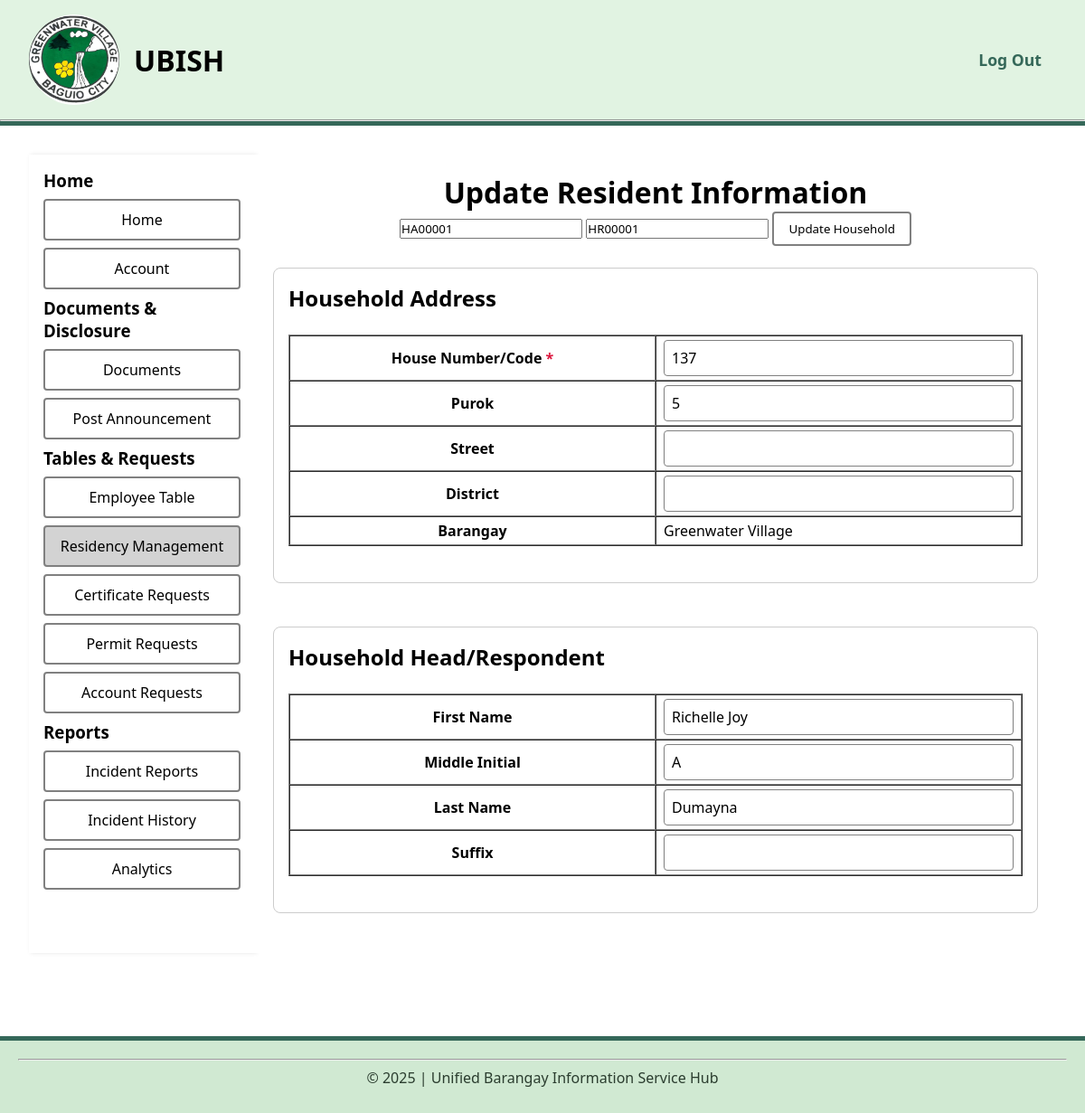
The page /pages/main/household/edit_household.php?household_id=HH00001 (signed in) on the database its author committed.
### tables this page shows
CREATE TABLE `household_addresses` (
  `household_address_id` varchar(10) NOT NULL,
  `house_number` varchar(10) NOT NULL,
  `purok` varchar(100) DEFAULT NULL,
  `street` varchar(100) DEFAULT NULL,
  `district` varchar(100) DEFAULT NULL,
  `barangay` varchar(100) NOT NULL DEFAULT 'Greenwater Village'
);

CREATE TABLE `household_respondents` (
  `household_respondent_id` varchar(10) NOT NULL,
  `first_name` varchar(255) NOT NULL,
  `middle_initial` varchar(5) DEFAULT NULL,
  `last_name` varchar(255) NOT NULL,
  `suffix` varchar(5) DEFAULT NULL
);

### config/dbfetch.php (called while the page is built, shortened)
<?php
    include __DIR__ . '/dbconfig.php';
    $accessQuery = "SELECT access_level FROM employee_details WHERE emp_id = :emp_id";
    $access = $pdo->prepare($accessQuery);
    $access->execute([":emp_id" => $_SESSION['emp_id']]);
    $accessLevel = $access->fetchColumn();
?>

### pages/main/household/edit_household.php (the view, shortened to what this page needs)
<?php
    include '../../../config/dbfetch.php';
    $householdId = $_GET['household_id'] ?? ($_POST['household_id'] ?? null);
    $stmt = $pdo->prepare("SELECT household_address_id, household_respondent_id FROM households WHERE household_id = :household_id");
    $stmt->execute(['household_id' => $householdId]);
    $ids = $stmt->fetch(PDO::FETCH_ASSOC);
    $addressId = $ids['household_address_id'];
    $respondentId = $ids['household_respondent_id'];
    $addressQuery = "SELECT * FROM household_addresses WHERE household_address_id = :address_id";
    $addressStmt = $pdo->prepare($addressQuery);
    $addressStmt->execute(['address_id' => $addressId]);
    $addressData = $addressStmt->fetch(PDO::FETCH_ASSOC);
    $respondentQuery = "SELECT * FROM household_respondents WHERE household_respondent_id = :respondent_id";
    $respondentStmt = $pdo->prepare($respondentQuery);
    $respondentStmt->execute(['respondent_id' => $respondentId]);
    $respondentData = $respondentStmt->fetch(PDO::FETCH_ASSOC);
?>
<!DOCTYPE html>
<html lang="en">
<head>
    <link rel="stylesheet" href="../../../assets/css/style.css">
</head>
<body>
    <header>
        <div class="navigation">
            <div class="logo">
                <img src="../../../assets/img/greenwater-village-logo.jpg" alt="Greenwater Village Logo">
                <h1>UBISH</h1>
            </div>
            <form method="POST">
                <nav>
                    <ul>
                        <li>
                            <button class="logout" style="cursor: pointer;" name="logout">Log Out</button>
                        </li>
                    </ul>
                </nav>
            </form>
        </div>
        <hr>
    </header>
    <main>
        <div class="dashboard-main">
            <div class="dashboard-sidebar">
                <ul>
                    <h3>Home</h3>
                    <li><a href="../../main/dashboard.php">Home</a></li>
                    <li><a href="../../main/account.php">Account</a></li>
                    <h3>Documents & Disclosure</h3>
                    <li><a href="../../main/documents.php">Documents</a></li>
                    <li><a href="../../main/announcements.php">Post Announcement</a></li>
                    <h3>Tables & Requests</h3>
                    <li><a href="../../main/employee_table.php">Employee Table</a></li>
                    <?php if ($accessLevel >= 2) { echo '<li class="active"><a href="../../main/residency_management.php">Residency Management</a></li>'; } ?>
                    <?php if ($accessLevel >= 2) { echo '<li><a href="../../main/certificates.php">Certificate Requests</a></li>'; } ?>
                    <?php if ($accessLevel >= 2) { echo '<li><a href="../../main/permits.php">Permit Requests</a></li>'; } ?>
                    <?php if ($accessLevel >= 3) { echo '<li><a href="../../main/account_requests.php">Account Requests</a></li>'; } ?>
                    <h3>Reports</h3>
                    <?php if ($accessLevel >= 2) { echo '<li><a href="../../main/incidents.php">Incident Reports</a></li>'; }  ?>
                    <li><a href="../main/incident_table.php">Incident History</a></li>
                    <li><a href="../main/reports.php">Analytics</a></li>
                </ul>
            </div>
            <div class="dashboard-content">
                <center>
                    <h1>Update Resident Information</h1>
                </center>
                <div class="household-information">
                    <form method="POST">
                        <div class="household-information-actions">
                            <input type="text" name="address_id" value="<?php echo htmlspecialchars($addressData['household_address_id'] ?? ''); ?>">
                            <input type="text" name="respondent_id" value="<?php echo htmlspecialchars($respondentData['household_respondent_id'] ?? ''); ?>">
                            <button type="submit" name="update-household" class="custom-cancel-button">Update Household</button>
                        </div>
                        <div class="household-details" style="border:1px solid #ccc; margin: 24px auto; border-radius:8px; padding:16px;">
                            <h2>Household Address</h2>
                            <table border="1" cellspacing="0" style="width:100%; table-layout:fixed;">
                                <tr>
                                    <th>House Number/Code <span style="color: crimson; cursor: help;" title="Required">*</span></th>
                                    <td>
                                        <input type="text" name="house_number" class="edit-residency-input" value="<?php echo htmlspecialchars($addressData['house_number'] ?? ''); ?>" >
                                    </td>
                                </tr>
                                <tr>
                                    <th>Purok</th>
                                    <td>
                                        <input type="text" name="purok" class="edit-residency-input" value="<?php echo htmlspecialchars($addressData['purok'] ?? ''); ?>" >
                                    </td>
                                </tr>
                                <tr>
                                    <th>Street</th>
                                    <td>
                                        <input type="text" name="street" class="edit-residency-input" value="<?php echo htmlspecialchars($addressData['street'] ?? ''); ?>" >
                                    </td>
                                </tr>
                                <tr>
                                    <th>District</th>
                                    <td>
                                        <input type="text" name="district" class="edit-residency-input" value="<?php echo htmlspecialchars($addressData['district'] ?? ''); ?>" >
                                    </td>
                                </tr>
                                <tr>
                                    <th>Barangay</th>
                                    <td>
                                        Greenwater Village
                                    </td>
                                </tr>
                            </table>
                        </div>
                        <div class="respondent-details" style="border:1px solid #ccc; margin: 24px auto; border-radius:8px; padding:16px;">
                            <h2>Household Head/Respondent</h2>
                            <table border="1" cellspacing="0" style="width:100%; table-layout:fixed;">
                                <tr>
                                    <th>First Name</th>
                                    <td>
                                        <input type="text" name="first_name" class="edit-residency-input" value="<?php echo htmlspecialchars($respondentData['first_name'] ?? ''); ?>" >
                                    </td>
                                </tr>
                                <tr>
                                    <th>Middle Initial</th>
                                    <td>
                                        <input type="text" name="middle_initial" class="edit-residency-input" value="<?php echo htmlspecialchars($respondentData['middle_initial'] ?? ''); ?>" maxlength="5">
                                    </td>
                                </tr>
                                <tr>
                                    <th>Last Name</th>
                                    <td>
                                        <input type="text" name="last_name" class="edit-residency-input" value="<?php echo htmlspecialchars($respondentData['last_name'] ?? ''); ?>" >
                                    </td>
                                </tr>
                                <tr>
                                    <th>Suffix</th>
                                    <td>
                                        <input type="text" name="suffix" class="edit-residency-input" value="<?php echo htmlspecialchars($respondentData['suffix'] ?? ''); ?>" maxlength="10">
                                    </td>
                                </tr>
                            </table>
                        </div>
                    </form>
                </div>
            </div>
        </div>
    </main>
    <footer>
        <hr>
        <p><?php echo "&copy; " . date('Y') . " | Unified Barangay Information Service Hub"; ?></p>
    </footer>
</body>
</html>

### assets/css/style.css (style rules this page uses)
* { margin: 0; padding: 0; box-sizing: border-box; font-family: 'Segoe UI', Tahoma, Geneva, Verdana, sans-serif; }
body { display: grid; grid-template-rows: auto 1fr auto; min-height: 100vh; }
.navigation { display: flex; align-items: center; justify-content: space-between; margin: 16px 32px; }
.logo { display: flex; align-items: center; justify-content: center; text-align: center; }
.logo h1 { padding-left: 16px; }
.logo img { display: block; width: 100px; height: 100px; border-radius: 50%; object-fit: cover; }
nav ul { display: flex; align-items: center; justify-content: center; }
nav ul li { padding: 0 16px; list-style-type:none; }
main { margin: 32px; }
form { display: flex; flex-direction: column; align-items: center; justify-content: center; }
button.logout { border: none; background-color: white; font-size: 16px; }
.dashboard-main { display: grid; grid-template-columns: 250px 1fr; grid-template-rows: 1fr; min-height: 100vh; }
.dashboard-sidebar { grid-area: 1 / 1 / 2 / 2; overflow-y: auto; padding: 16px; box-shadow: 2px 0 5px rgba(0, 0, 0, 0.1); }
.dashboard-content { grid-area: 1 / 2 / 2 / 3; padding: 20px; display: flex; flex-direction: column; align-items: center; justify-content: flex-start; background-color: #fff; overflow-y: auto; }
.dashboard-sidebar ul { list-style-type: none; padding: 0; margin: 0; }
.dashboard-sidebar ul li { margin: 8px 0; border: 2px solid gray; border-radius: 4px; text-align: center; background-color: white; cursor: pointer; }
.dashboard-sidebar ul li a { display: block; padding: 10px; text-decoration: none; color: black; }
.dashboard-sidebar ul li.active { background-color: lightgray; }
.dashboard-content table { margin: 24px 0; }
.dashboard-content table tr td { padding: 4px 8px; }
.custom-cancel-button { border: 2px solid gray; background-color: white; color: black; padding: 8px 16px; border-radius: 4px; cursor: pointer; }
footer p { text-align: center; padding: 8px; }

### pages/main/household/edit_household.php (style rules this page uses)
header { background-color: #e1f3e2 !important; border-bottom: 5px solid #356859 !important; }
.logout { background-color: #e1f3e2 !important; color: #356859 !important; font-weight: bold !important; font-size: 1.1rem !important; }
footer { background-color: #d0e9d2 !important; text-align: center !important; padding: 20px !important; color: #2b3d2f !important; border-top: 5px solid #356859 !important; margin-top: 60px !important; }
.custom-cancel-button { border: 2px solid gray; background-color: white; color: black; padding: 8px 16px; border-radius: 4px; cursor: pointer; }
.edit-residency-input { width: 100%; padding: 8px; font-size: medium; border: 1px solid gray; border-radius: 4px; }

### rows shown on the page
household_addresses: address_id "HA00001", house_number "137", purok "5"
household_respondents: respondent_id "HR00001", first_name "Richelle Joy", middle_initial "A", last_name "Dumayna"
